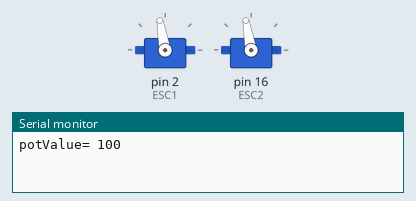
The sketch below on a simulated Arduino Uno, built with avr-gcc and run on an emulated ATmega328P. On the bench: 2 × servo, the last lines printed to the serial monitor.

Above: at 0.1 s.
At 36.1 s:
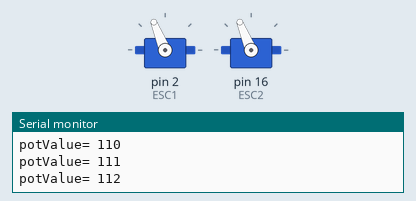
Timing chart, 0 to 40.0 s (numbered marks = the images above):
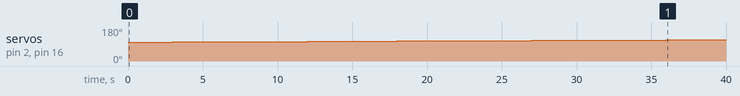

The sketch:

drone_ESC_8266.ino
```cpp
// https://howtomechatronics.com/tutorials/arduino/arduino-brushless-motor-control-tutorial-esc-bldc/#google_vignette
/*
        Arduino Brushless Motor Control
     by Dejan, https://howtomechatronics.com
     used with Arduino Uno and atmega 2650
*/
// starts rotating at potValue=40
// we need 2 seconds for the esc to start
// when it stops beeping, the drone is ready
// working !!!
// use with control for drone coursep


#include <Servo.h>
Servo ESC1;     // create servo object to control the ESC
Servo ESC2;     // create servo object to control the ESC


int potValue;  // value from the analog pin

void setup() {
  // Attach the ESC on pin 13,9
  ESC1.attach(2,1000,2000); // 2 is D4, 9(pin, min pulse width, max pulse width in microseconds)
  ESC2.attach(16,1000,2000); //16 is D0, 9(pin, min pulse width, max pulse width in microseconds)
  Serial.begin(115200);
}

void loop() {
  for(potValue=100;potValue<180;potValue++)
  {
    //potValue = analogRead(A0);   // reads the value of the potentiometer (value between 0 and 1023)
    //potValue = map(potValue, 0, 1023, 0, 180);   // scale it to use it with the servo library (value between 0 and 180)
    ESC1.write(potValue);    // Send the signal to the ESC
    ESC2.write(potValue);
    //analogWrite(9, 255);//

    Serial.print("potValue= ");
    Serial.println(potValue);
    delay(3000);
  }
}
```

Measured:
- by itself, servo on pin 2 (ESC1), servo on pin 16 (ESC2): moves from 100° to 113° over 36.0 s
